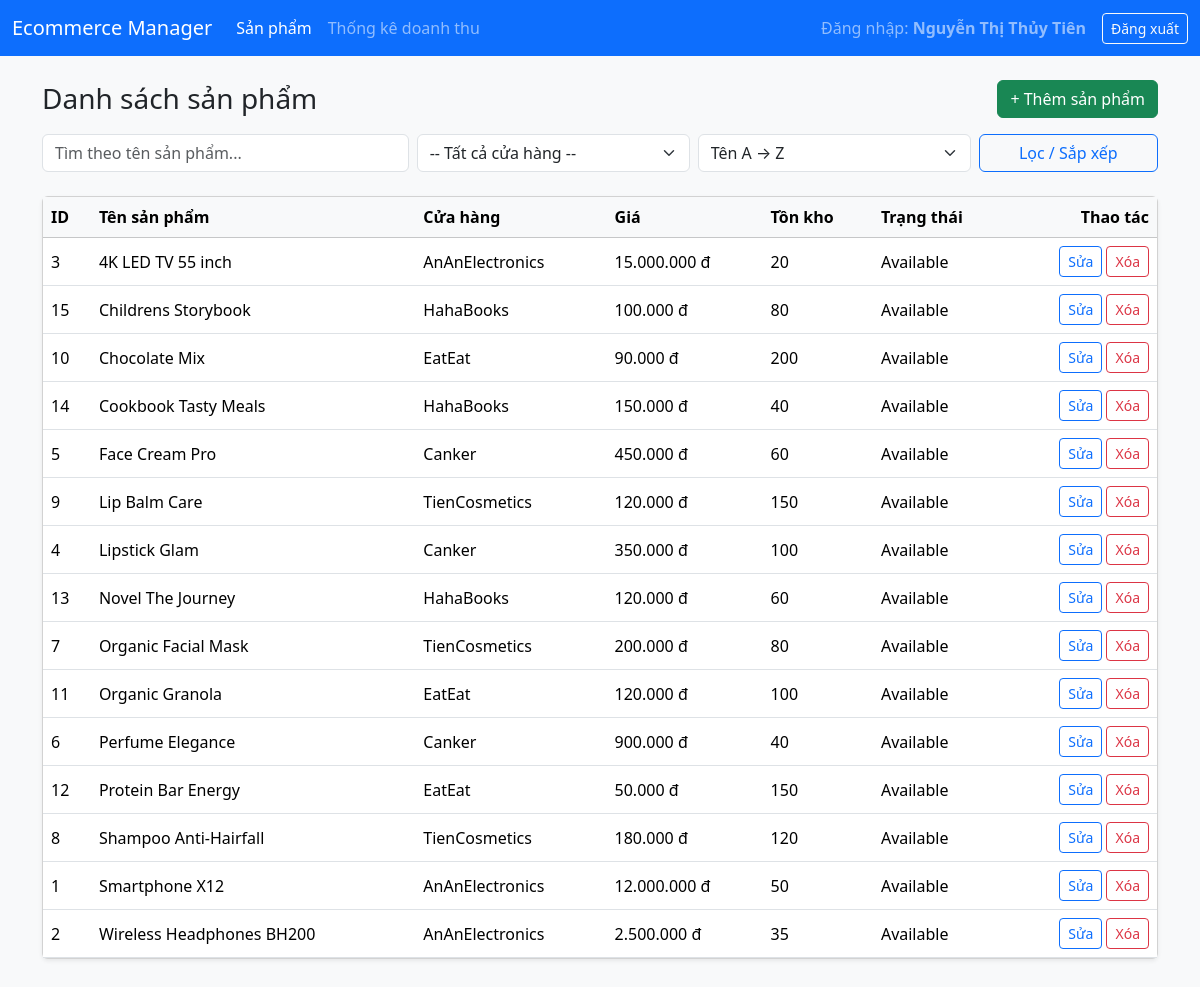
/ (signed in), run on the app's committed database.
### tables this page shows
CREATE TABLE Product (
    Product_ID          INT             AUTO_INCREMENT PRIMARY KEY,
    Store_ID            INT             NOT NULL,
    Name                VARCHAR(150)    NOT NULL,
    Description         TEXT,
    Price               DECIMAL(15,2)   NOT NULL CHECK (Price > 0),
    Images_url          VARCHAR(255),
    Stock_quantity      INT             DEFAULT 0 CHECK (Stock_quantity >= 0),
    Status              VARCHAR(20)     DEFAULT 'Available' CHECK (Status IN ('Available','Out of Stock','Discontinued')),

    CONSTRAINT FK_Product_Store FOREIGN KEY (Store_ID)
        REFERENCES Store(Store_ID)
);

CREATE TABLE Store (
    Store_ID        INT             PRIMARY KEY,
    Seller_ID       INT             NOT NULL,
    Name            VARCHAR(100)    NOT NULL,
    store_url       VARCHAR(255),
    description     TEXT,
    banner_url      VARCHAR(255),
    l_url           VARCHAR(255),
    email           VARCHAR(100)    UNIQUE,
    city            VARCHAR(50),
    District        VARCHAR(50),
    total_product   INT             DEFAULT 0 CHECK (total_product >= 0),
    total_follower  INT             DEFAULT 0 CHECK (total_follower >= 0),

    CONSTRAINT FK_Store_Seller FOREIGN KEY (Seller_ID)
        REFERENCES Seller(Seller_user_ID)
);

### controllers/ProductController.php (called while the page is built, shortened)
<?php
require_once __DIR__ . '/../models/Product.php';
class ProductController
{
    public function index(): void
    {
        $filters = [
            'keyword'  => trim($_GET['q'] ?? ''),
            'store_id' => $_GET['store_id'] ?? '',
            'sort'     => $_GET['sort'] ?? 'name_asc',
        ];
        $products = Product::getAll($filters);
        require __DIR__ . '/../views/layout/header.php';
        require __DIR__ . '/../views/products/index.php';
        require __DIR__ . '/../views/layout/footer.php';
    }
}

### models/Product.php (called while the page is built, shortened)
<?php
class Product
{
    public static function getAll(array $filters = []): array
    {
        $pdo = Database::getConnection();
        $keyword = $filters['keyword'] ?? '';
        $storeId = $filters['store_id'] ?? '';
        $sort    = $filters['sort'] ?? 'name_asc';
        $orderBySql = match ($sort) {
            'price_asc'  => 'p.Price ASC',
            'price_desc' => 'p.Price DESC',
            'name_desc'  => 'p.Name DESC',
            default      => 'p.Name ASC',
        };
        $where  = [];
        $params = [];
        $whereSql = $where ? ('WHERE ' . implode(' AND ', $where)) : '';
        $sql = "
            SELECT p.Product_ID, p.Name, p.Price, p.Status, p.Stock_quantity,
                   s.Name AS StoreName
            FROM Product p
            INNER JOIN Store s ON p.Store_ID = s.Store_ID
            $whereSql
            ORDER BY $orderBySql
        ";
        $stmt = $pdo->prepare($sql);
        $stmt->execute($params);
        return $stmt->fetchAll();
    }
}

### views/products/index.php (the view, shortened to what this page needs)
<div class="d-flex justify-content-between align-items-center mb-3">
    <h3 class="mb-0">Danh sách sản phẩm</h3>
    <a href="index.php?page=product_form" class="btn btn-success">
        + Thêm sản phẩm
    </a>
</div>
<form class="row g-2 mb-4" method="get">
    <div class="col-md-4">
        <input type="text" class="form-control" name="q"
               placeholder="Tìm theo tên sản phẩm..."
               value="<?= htmlspecialchars($filters['keyword']) ?>">
    </div>
    <div class="col-md-3">
        <select class="form-select" name="store_id">
            <option value="">-- Tất cả cửa hàng --</option>
        </select>
    </div>
    <div class="col-md-3">
        <select class="form-select" name="sort">
            <option value="name_asc"  <?= $filters['sort'] === 'name_asc' ? 'selected' : '' ?>>Tên A → Z</option>
        </select>
    </div>
    <div class="col-md-2 d-grid">
        <button class="btn btn-outline-primary" type="submit">Lọc / Sắp xếp</button>
    </div>
</form>
<div class="card shadow-sm">
    <div class="card-body p-0">
        <div class="table-responsive">
            <table class="table table-hover mb-0 align-middle">
                <thead class="table-light">
                <tr>
                    <th>ID</th>
                    <th>Tên sản phẩm</th>
                    <th>Cửa hàng</th>
                    <th>Giá</th>
                    <th>Tồn kho</th>
                    <th>Trạng thái</th>
                    <th class="text-end">Thao tác</th>
                </tr>
                </thead>
                <tbody>
                <?php if (empty($products)): ?>
                    <tr><td colspan="7" class="text-center py-3">Không có sản phẩm phù hợp.</td></tr>
                <?php else: foreach ($products as $p): ?>
                    <tr>
                        <td><?= $p['Product_ID'] ?></td>
                        <td><?= htmlspecialchars($p['Name']) ?></td>
                        <td><?= htmlspecialchars($p['StoreName']) ?></td>
                        <td><?= number_format($p['Price'], 0, ',', '.') ?> đ</td>
                        <td><?= $p['Stock_quantity'] ?></td>
                        <td><?= htmlspecialchars($p['Status']) ?></td>
                        <td class="text-end">
                            <a href="index.php?page=product_form&id=<?= $p['Product_ID'] ?>"
                               class="btn btn-sm btn-outline-primary">Sửa</a>
                            <a href="index.php?page=product_delete&id=<?= $p['Product_ID'] ?>"
                               class="btn btn-sm btn-outline-danger"
                               onclick="return confirm('Xóa sản phẩm này?');">Xóa</a>
                        </td>
                    </tr>
                <?php endforeach; endif; ?>
                </tbody>
            </table>
        </div>
    </div>
</div>

### index.php (shortened to what this page needs)
<?php
$page = $_GET['page'] ?? 'products';
require_once __DIR__ . '/controllers/ProductController.php';
require_once __DIR__ . '/controllers/StatsController.php';
switch ($page) {
    case 'products':
        (new ProductController())->index();
        break;
}

### views/layout/header.php (shortened to what this page needs)
<!doctype html>
<html lang="vi">
<head>
    <link href="https://cdn.jsdelivr.net/npm/bootstrap@5.3.3/dist/css/bootstrap.min.css" rel="stylesheet">
</head>
<body class="bg-light">
<nav class="navbar navbar-expand-lg navbar-dark bg-primary mb-4">
    <div class="container-fluid">
        <a class="navbar-brand" href="index.php">Ecommerce Manager</a>
        <div class="collapse navbar-collapse" id="navbarNav">
            <?php if (isset($_SESSION['db_user'])): ?>
                <ul class="navbar-nav me-auto mb-2 mb-lg-0">
                    <li class="nav-item">
                        <a class="nav-link <?= ($_GET['page'] ?? 'products') === 'products' ? 'active' : '' ?>"
                           href="index.php?page=products">Sản phẩm</a>
                    </li>
                    <li class="nav-item">
                        <a class="nav-link <?= ($_GET['page'] ?? '') === 'stats' ? 'active' : '' ?>"
                           href="index.php?page=stats">Thống kê doanh thu</a>
                    </li>
                </ul>
                <span class="navbar-text me-3">
                    Đăng nhập: <strong><?= htmlspecialchars($_SESSION['db_user']) ?></strong>
                </span>
                <a class="btn btn-outline-light btn-sm" href="index.php?page=logout">Đăng xuất</a>
            <?php endif; ?>
        </div>
    </div>
</nav>
<div class="container mb-5">

### views/layout/footer.php (shortened to what this page needs)
    </div>
</body>
</html>

### data on the page
product: Product_ID "3", Name "4K LED TV 55 inch", Store_ID.Name "AnAnElectronics", Price "15.000.000", Stock_quantity "20", Status "Available"
product: Product_ID "15", Name "Childrens Storybook", Store_ID.Name "HahaBooks", Price "100.000", Stock_quantity "80", Status "Available"
product: Product_ID "10", Name "Chocolate Mix", Store_ID.Name "EatEat", Price "90.000", Stock_quantity "200", Status "Available"
product: Product_ID "14", Name "Cookbook Tasty Meals", Store_ID.Name "HahaBooks", Price "150.000", Stock_quantity "40", Status "Available"
product: Product_ID "5", Name "Face Cream Pro", Store_ID.Name "Canker", Price "450.000", Stock_quantity "60", Status "Available"
product: Product_ID "9", Name "Lip Balm Care", Store_ID.Name "TienCosmetics", Price "120.000", Stock_quantity "150", Status "Available"
product: Product_ID "4", Name "Lipstick Glam", Store_ID.Name "Canker", Price "350.000", Stock_quantity "100", Status "Available"
product: Product_ID "13", Name "Novel The Journey", Store_ID.Name "HahaBooks", Price "120.000", Stock_quantity "60", Status "Available"
product: Product_ID "7", Name "Organic Facial Mask", Store_ID.Name "TienCosmetics", Price "200.000", Stock_quantity "80", Status "Available"
product: Product_ID "11", Name "Organic Granola", Store_ID.Name "EatEat", Price "120.000", Stock_quantity "100", Status "Available"
product: Product_ID "6", Name "Perfume Elegance", Store_ID.Name "Canker", Price "900.000", Stock_quantity "40", Status "Available"
product: Product_ID "12", Name "Protein Bar Energy", Store_ID.Name "EatEat", Price "50.000", Stock_quantity "150", Status "Available"
product: Product_ID "8", Name "Shampoo Anti-Hairfall", Store_ID.Name "TienCosmetics", Price "180.000", Stock_quantity "120", Status "Available"
product: Product_ID "1", Name "Smartphone X12", Store_ID.Name "AnAnElectronics", Price "12.000.000", Stock_quantity "50", Status "Available"
product: Product_ID "2", Name "Wireless Headphones BH200", Store_ID.Name "AnAnElectronics", Price "2.500.000", Stock_quantity "35", Status "Available"

### other printed values
$_SESSION['db_user'] "Nguyễn Thị Thủy Tiên"
